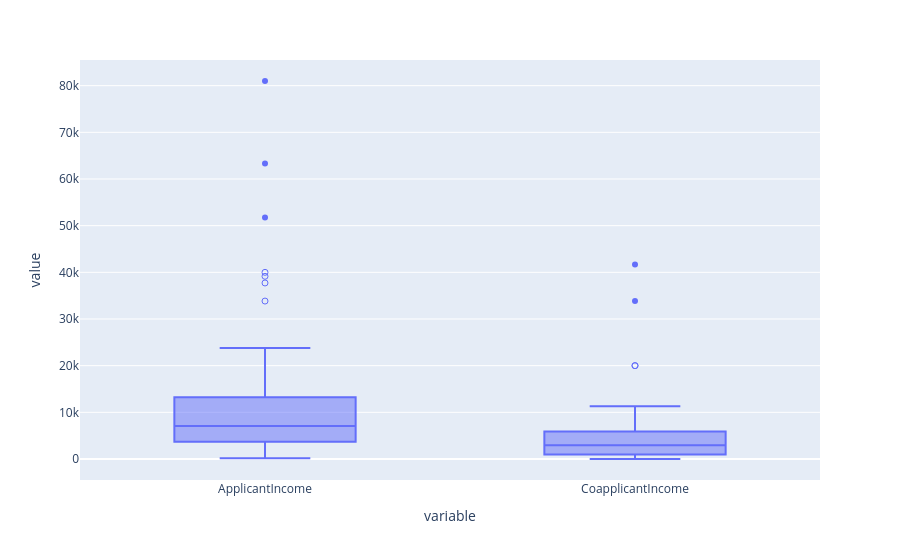

The code cell stored with this chart in its notebook:
### Markdown cell above
### Outliers Handling Using IQR Method

### Code cell
numerical_col = loan.select_dtypes([int, float])
numerical_col.drop(['Credit_History', 'LoanAmount', 'Loan_Amount_Term'], axis = 1, inplace = True)
px.box(numerical_col, points = 'suspectedoutliers').show()

### Figure 1 — Plotly figure (JSON) as saved in the notebook; plotly's stock layout.template omitted (floating-point values rounded to 4 significant figures; data arrays with more than 128 entries replaced by an {"elided": "..."} marker saying what was removed)
{"data": [{"alignmentgroup": "True", "boxpoints": "suspectedoutliers", "hovertemplate": "variable=%{x}<br>value=%{y}<extra></extra>", "legendgroup": "", "marker": {"color": "#636efa"}, "name": "", "notched": false, "offsetgroup": "", "orientation": "v", "showlegend": false, "type": "box", "x": {"elided": "3228 str values"}, "x0": " ", "xaxis": "x", "y": {"elided": "3228 float values"}, "y0": " ", "yaxis": "y"}], "layout": {"boxmode": "group", "legend": {"tracegroupgap": 0}, "margin": {"t": 60}, "xaxis": {"anchor": "y", "domain": [0, 1], "title": {"text": "variable"}}, "yaxis": {"anchor": "x", "domain": [0, 1], "title": {"text": "value"}}}}
